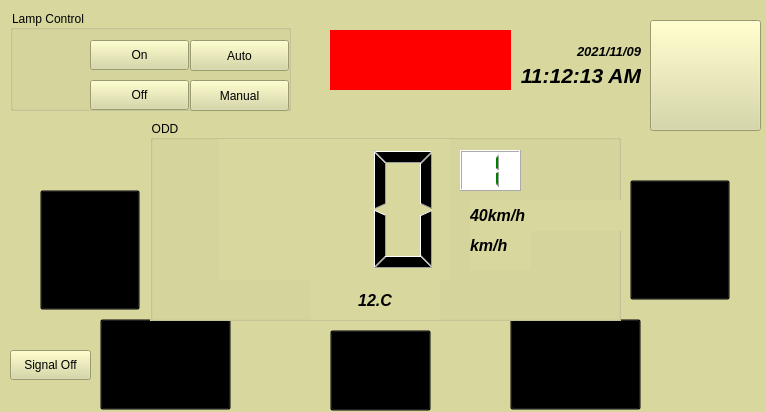
<?xml version="1.0" encoding="UTF-8"?>
<ui version="4.0">
 <class>MainWindow</class>
 <widget class="QMainWindow" name="MainWindow">
  <property name="geometry">
   <rect>
    <x>0</x>
    <y>0</y>
    <width>766</width>
    <height>412</height>
   </rect>
  </property>
  <property name="windowTitle">
   <string>MainWindow</string>
  </property>
  <property name="styleSheet">
   <string notr="true">background-color:rgb(215,215,158);</string>
  </property>
  <widget class="QWidget" name="centralWidget">
   <widget class="QLabel" name="lbProgName">
    <property name="geometry">
     <rect>
      <x>14</x>
      <y>634</y>
      <width>261</width>
      <height>41</height>
     </rect>
    </property>
    <property name="font">
     <font>
      <pointsize>18</pointsize>
      <weight>75</weight>
      <italic>true</italic>
      <bold>true</bold>
     </font>
    </property>
    <property name="text">
     <string>Personal Mobility</string>
    </property>
   </widget>
   <widget class="QLabel" name="lbDispDate">
    <property name="geometry">
     <rect>
      <x>530</x>
      <y>40</y>
      <width>111</width>
      <height>22</height>
     </rect>
    </property>
    <property name="font">
     <font>
      <pointsize>10</pointsize>
      <weight>75</weight>
      <italic>true</italic>
      <bold>true</bold>
     </font>
    </property>
    <property name="text">
     <string>2021/11/09</string>
    </property>
    <property name="alignment">
     <set>Qt::AlignRight|Qt::AlignTrailing|Qt::AlignVCenter</set>
    </property>
   </widget>
   <widget class="QLabel" name="lbDispTime">
    <property name="geometry">
     <rect>
      <x>520</x>
      <y>60</y>
      <width>121</width>
      <height>31</height>
     </rect>
    </property>
    <property name="font">
     <font>
      <pointsize>16</pointsize>
      <weight>75</weight>
      <italic>true</italic>
      <bold>true</bold>
     </font>
    </property>
    <property name="text">
     <string>11:12:13 AM</string>
    </property>
    <property name="alignment">
     <set>Qt::AlignRight|Qt::AlignTrailing|Qt::AlignVCenter</set>
    </property>
   </widget>
   <widget class="QGroupBox" name="grbODD">
    <property name="geometry">
     <rect>
      <x>150</x>
      <y>120</y>
      <width>471</width>
      <height>201</height>
     </rect>
    </property>
    <property name="locale">
     <locale language="English" country="UnitedStates"/>
    </property>
    <property name="title">
     <string>ODD</string>
    </property>
    <widget class="QLCDNumber" name="lcdDigitNumber">
     <property name="geometry">
      <rect>
       <x>69</x>
       <y>19</y>
       <width>231</width>
       <height>141</height>
      </rect>
     </property>
     <property name="font">
      <font>
       <pointsize>18</pointsize>
       <weight>75</weight>
       <italic>true</italic>
       <bold>true</bold>
      </font>
     </property>
     <property name="frameShape">
      <enum>QFrame::NoFrame</enum>
     </property>
     <property name="smallDecimalPoint">
      <bool>false</bool>
     </property>
     <property name="digitCount">
      <number>3</number>
     </property>
    </widget>
    <widget class="QLabel" name="lbDispUnit">
     <property name="geometry">
      <rect>
       <x>320</x>
       <y>100</y>
       <width>61</width>
       <height>50</height>
      </rect>
     </property>
     <property name="font">
      <font>
       <pointsize>12</pointsize>
       <weight>75</weight>
       <italic>true</italic>
       <bold>true</bold>
      </font>
     </property>
     <property name="text">
      <string>km/h</string>
     </property>
    </widget>
    <widget class="QLabel" name="lbDispLabelTop">
     <property name="geometry">
      <rect>
       <x>160</x>
       <y>160</y>
       <width>130</width>
       <height>40</height>
      </rect>
     </property>
     <property name="font">
      <font>
       <pointsize>12</pointsize>
       <weight>75</weight>
       <italic>true</italic>
       <bold>true</bold>
      </font>
     </property>
     <property name="text">
      <string>12.C</string>
     </property>
     <property name="alignment">
      <set>Qt::AlignCenter</set>
     </property>
    </widget>
    <widget class="QLabel" name="lbDispLabelMiddle">
     <property name="geometry">
      <rect>
       <x>320</x>
       <y>80</y>
       <width>151</width>
       <height>31</height>
      </rect>
     </property>
     <property name="font">
      <font>
       <pointsize>12</pointsize>
       <weight>75</weight>
       <italic>true</italic>
       <bold>true</bold>
      </font>
     </property>
     <property name="text">
      <string>40km/h</string>
     </property>
    </widget>
    <widget class="QLabel" name="lbStateEmergency">
     <property name="geometry">
      <rect>
       <x>110</x>
       <y>160</y>
       <width>40</width>
       <height>40</height>
      </rect>
     </property>
     <property name="styleSheet">
      <string notr="true">border-image: url(:/images/system/warning.png);
background : transparent;</string>
     </property>
     <property name="text">
      <string/>
     </property>
    </widget>
    <widget class="QLabel" name="lbLightInd">
     <property name="geometry">
      <rect>
       <x>50</x>
       <y>160</y>
       <width>40</width>
       <height>40</height>
      </rect>
     </property>
     <property name="styleSheet">
      <string notr="true">border-image: url(:/images/system/light.png);
background : transparent;</string>
     </property>
     <property name="text">
      <string/>
     </property>
    </widget>
    <widget class="QLabel" name="lbLeftSig">
     <property name="geometry">
      <rect>
       <x>0</x>
       <y>160</y>
       <width>40</width>
       <height>40</height>
      </rect>
     </property>
     <property name="styleSheet">
      <string notr="true">border-image: url(:/images/system/left.png);
background : transparent;</string>
     </property>
     <property name="text">
      <string/>
     </property>
    </widget>
    <widget class="QLabel" name="lbBattery">
     <property name="geometry">
      <rect>
       <x>310</x>
       <y>160</y>
       <width>40</width>
       <height>40</height>
      </rect>
     </property>
     <property name="styleSheet">
      <string notr="true">border-image: url(:/images/system/battery.png);
background : transparent;</string>
     </property>
     <property name="text">
      <string/>
     </property>
    </widget>
    <widget class="QLabel" name="lbRightSig">
     <property name="geometry">
      <rect>
       <x>420</x>
       <y>160</y>
       <width>40</width>
       <height>40</height>
      </rect>
     </property>
     <property name="styleSheet">
      <string notr="true">border-image: url(:/images/system/right.png);
background : transparent;</string>
     </property>
     <property name="text">
      <string/>
     </property>
    </widget>
    <widget class="QLabel" name="lbTemp">
     <property name="geometry">
      <rect>
       <x>370</x>
       <y>160</y>
       <width>40</width>
       <height>40</height>
      </rect>
     </property>
     <property name="styleSheet">
      <string notr="true">border-image: url(:/images/system/temp.png);
background : transparent;</string>
     </property>
     <property name="text">
      <string/>
     </property>
    </widget>
    <widget class="QLCDNumber" name="lcdGear">
     <property name="geometry">
      <rect>
       <x>310</x>
       <y>30</y>
       <width>61</width>
       <height>41</height>
      </rect>
     </property>
     <property name="font">
      <font>
       <family>Lato Black</family>
       <pointsize>20</pointsize>
       <weight>75</weight>
       <italic>true</italic>
       <bold>true</bold>
       <strikeout>true</strikeout>
      </font>
     </property>
     <property name="styleSheet">
      <string notr="true">background-color: white; color : green;</string>
     </property>
     <property name="digitCount">
      <number>1</number>
     </property>
     <property name="intValue" stdset="0">
      <number>1</number>
     </property>
    </widget>
    <zorder>lbDispUnit</zorder>
    <zorder>lbDispLabelTop</zorder>
    <zorder>lbDispLabelMiddle</zorder>
    <zorder>lbStateEmergency</zorder>
    <zorder>lbLightInd</zorder>
    <zorder>lbLeftSig</zorder>
    <zorder>lbBattery</zorder>
    <zorder>lbRightSig</zorder>
    <zorder>lbTemp</zorder>
    <zorder>lcdGear</zorder>
    <zorder>lcdDigitNumber</zorder>
   </widget>
   <widget class="QPushButton" name="btnMainMenu">
    <property name="geometry">
     <rect>
      <x>360</x>
      <y>640</y>
      <width>71</width>
      <height>31</height>
     </rect>
    </property>
    <property name="text">
     <string>Menu</string>
    </property>
   </widget>
   <widget class="QPushButton" name="btnLampEmergency">
    <property name="geometry">
     <rect>
      <x>330</x>
      <y>330</y>
      <width>101</width>
      <height>81</height>
     </rect>
    </property>
    <property name="styleSheet">
     <string notr="true">border-image: url(:/images/system/warning.png);
background : transparent;</string>
    </property>
    <property name="text">
     <string/>
    </property>
   </widget>
   <widget class="QPushButton" name="btnLampDirLeft">
    <property name="geometry">
     <rect>
      <x>100</x>
      <y>319</y>
      <width>131</width>
      <height>91</height>
     </rect>
    </property>
    <property name="styleSheet">
     <string notr="true">border-image: url(:/images/system/left.png);
background : transparent;</string>
    </property>
    <property name="text">
     <string/>
    </property>
   </widget>
   <widget class="QPushButton" name="btnLampDirRight">
    <property name="geometry">
     <rect>
      <x>510</x>
      <y>319</y>
      <width>131</width>
      <height>91</height>
     </rect>
    </property>
    <property name="styleSheet">
     <string notr="true">border-image: url(:/images/system/right.png);
background : transparent;</string>
    </property>
    <property name="text">
     <string/>
    </property>
   </widget>
   <widget class="QLabel" name="lbStatus">
    <property name="geometry">
     <rect>
      <x>330</x>
      <y>30</y>
      <width>181</width>
      <height>61</height>
     </rect>
    </property>
    <property name="styleSheet">
     <string notr="true">background : red;</string>
    </property>
    <property name="text">
     <string/>
    </property>
    <property name="alignment">
     <set>Qt::AlignCenter</set>
    </property>
   </widget>
   <widget class="QPushButton" name="btnAccel">
    <property name="geometry">
     <rect>
      <x>630</x>
      <y>180</y>
      <width>100</width>
      <height>120</height>
     </rect>
    </property>
    <property name="styleSheet">
     <string notr="true">border-image:url(:/images/system/up.png);
background : transparent;</string>
    </property>
    <property name="text">
     <string/>
    </property>
   </widget>
   <widget class="QPushButton" name="btnBrake">
    <property name="geometry">
     <rect>
      <x>40</x>
      <y>190</y>
      <width>100</width>
      <height>120</height>
     </rect>
    </property>
    <property name="styleSheet">
     <string notr="true">border-image:url(:/images/system/down.png);
background : transparent;</string>
    </property>
    <property name="text">
     <string/>
    </property>
   </widget>
   <widget class="QPushButton" name="btnStart">
    <property name="geometry">
     <rect>
      <x>650</x>
      <y>20</y>
      <width>111</width>
      <height>111</height>
     </rect>
    </property>
    <property name="text">
     <string/>
    </property>
   </widget>
   <widget class="QGroupBox" name="groupBox">
    <property name="geometry">
     <rect>
      <x>10</x>
      <y>10</y>
      <width>281</width>
      <height>101</height>
     </rect>
    </property>
    <property name="title">
     <string>Lamp Control</string>
    </property>
    <widget class="QPushButton" name="btnLampAuto">
     <property name="geometry">
      <rect>
       <x>180</x>
       <y>30</y>
       <width>99</width>
       <height>31</height>
      </rect>
     </property>
     <property name="text">
      <string>Auto</string>
     </property>
    </widget>
    <widget class="QPushButton" name="btnLampOn">
     <property name="geometry">
      <rect>
       <x>80</x>
       <y>30</y>
       <width>99</width>
       <height>30</height>
      </rect>
     </property>
     <property name="text">
      <string>On</string>
     </property>
    </widget>
    <widget class="QLabel" name="lbLightInd_2">
     <property name="geometry">
      <rect>
       <x>10</x>
       <y>30</y>
       <width>41</width>
       <height>31</height>
      </rect>
     </property>
     <property name="styleSheet">
      <string notr="true">border-image: url(:/images/system/light.png);
background : transparent;</string>
     </property>
     <property name="text">
      <string/>
     </property>
    </widget>
    <widget class="QLabel" name="lbLightInd_3">
     <property name="geometry">
      <rect>
       <x>10</x>
       <y>70</y>
       <width>41</width>
       <height>31</height>
      </rect>
     </property>
     <property name="styleSheet">
      <string notr="true">border-image: url(:/images/system/tail.png);
background : transparent;</string>
     </property>
     <property name="text">
      <string/>
     </property>
    </widget>
    <widget class="QPushButton" name="btnLampOff">
     <property name="geometry">
      <rect>
       <x>80</x>
       <y>70</y>
       <width>99</width>
       <height>30</height>
      </rect>
     </property>
     <property name="text">
      <string>Off</string>
     </property>
    </widget>
    <widget class="QPushButton" name="btnLampManual">
     <property name="geometry">
      <rect>
       <x>180</x>
       <y>70</y>
       <width>99</width>
       <height>31</height>
      </rect>
     </property>
     <property name="text">
      <string>Manual</string>
     </property>
    </widget>
   </widget>
   <widget class="QLabel" name="lbCan">
    <property name="geometry">
     <rect>
      <x>330</x>
      <y>90</y>
      <width>181</width>
      <height>31</height>
     </rect>
    </property>
    <property name="font">
     <font>
      <pointsize>12</pointsize>
      <weight>75</weight>
      <italic>true</italic>
      <bold>true</bold>
     </font>
    </property>
    <property name="text">
     <string/>
    </property>
    <property name="alignment">
     <set>Qt::AlignCenter</set>
    </property>
   </widget>
   <widget class="QPushButton" name="btnLampDirOff">
    <property name="geometry">
     <rect>
      <x>10</x>
      <y>350</y>
      <width>81</width>
      <height>30</height>
     </rect>
    </property>
    <property name="text">
     <string>Signal Off</string>
    </property>
   </widget>
   <zorder>lbProgName</zorder>
   <zorder>lbDispDate</zorder>
   <zorder>lbDispTime</zorder>
   <zorder>btnMainMenu</zorder>
   <zorder>btnLampEmergency</zorder>
   <zorder>btnLampDirLeft</zorder>
   <zorder>btnLampDirRight</zorder>
   <zorder>btnAccel</zorder>
   <zorder>btnBrake</zorder>
   <zorder>btnStart</zorder>
   <zorder>lbStatus</zorder>
   <zorder>lbCan</zorder>
   <zorder>grbODD</zorder>
   <zorder>groupBox</zorder>
   <zorder>btnLampDirOff</zorder>
  </widget>
 </widget>
 <layoutdefault spacing="6" margin="11"/>
 <resources/>
 <connections/>
</ui>
